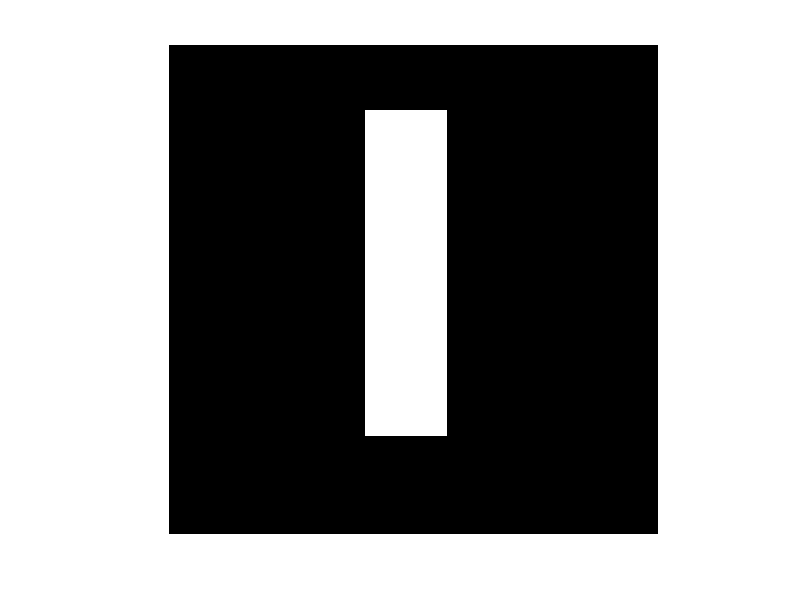
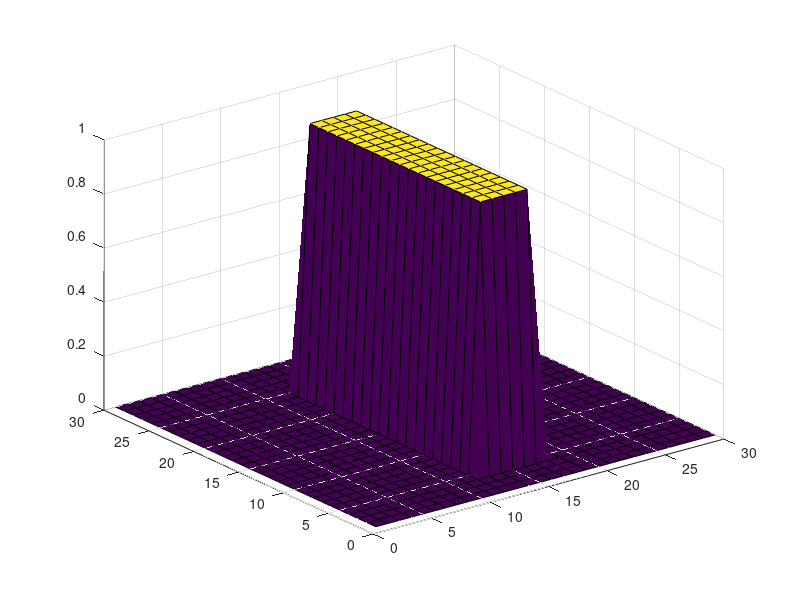
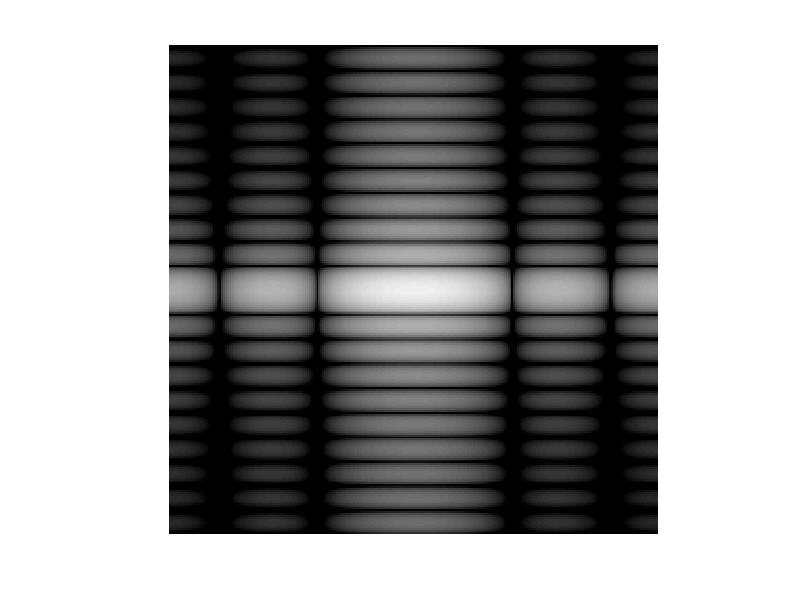
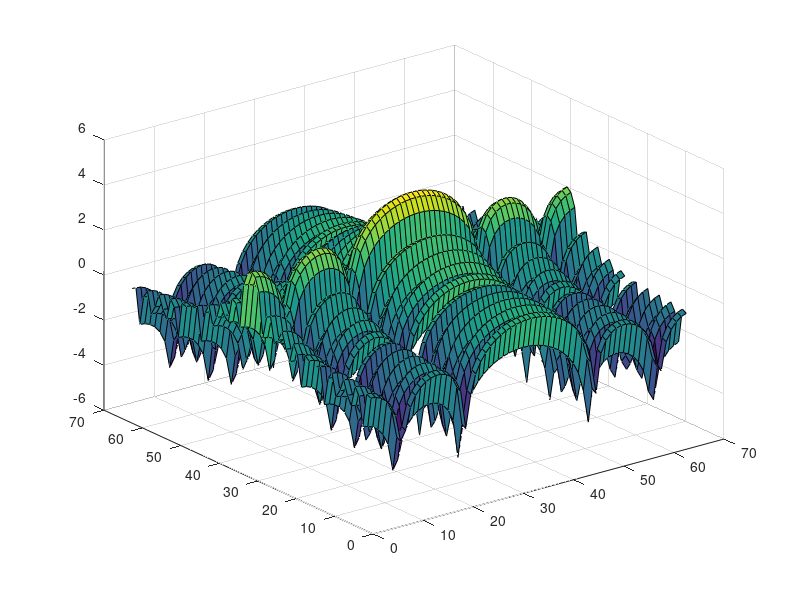

The MATLAB script that drew these images, in order:
close all, clear all
% Construct a rectangular box
f = zeros(30,30);
f(5:24,13:17) = 1;
figure(1),imshow(f,'InitialMagnification','fit')
figure(2),surf(f);

% Compute and visualize the 30-by-30 DFT of f
% F = fft2(f);

% F2 = log(abs(F));
% figure(2),imshow(F2,[-1 5],'InitialMagnification','fit');
% colormap(jet); colorbar

% To obtain a finer sampling of the Fourier transform, add zero padding
% to f when computing its DFT.
F = fft2(f,256,256);
step = 4;

% figure(3),imshow(log(abs(F)),[-1 5]); colormap(jet); colorbar
% figure(4),surf(real(F(1:step:end,1:step:end)));

% Swap the quadrants of F so that the zero-frequency coefficient is in the center.
F2 = fftshift(F);
figure(5),imshow(log(abs(F2)),[-1 5]); %colormap(jet); colorbar
figure(6),surf(log(abs(F2(1:step:end,1:step:end))));

figure(7),imshow(angle(F2),[]); 
figure(8),surf(angle(F2(1:step:end,1:step:end)));